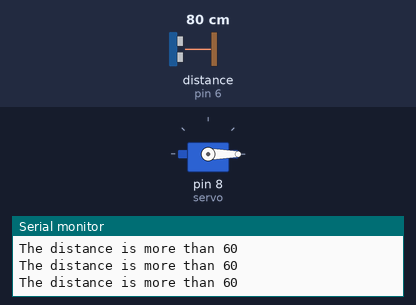
This sketch was run on a simulated Arduino Uno, built with avr-gcc and run on an emulated ATmega328P. Parts: servo, the last lines printed to the serial monitor. Wiring (inferred from the names in the program): ultrasonic range finder: trigger pin 7; echo pin 6. The inputs (shaded band) are chosen by the test bench; at power-on: distance to the obstacle (sensor on pin 6) 80 cm. The echo pulse lasts 58.3 µs per cm.

Above: at 1.3 s.
1.4 s: distance to the obstacle (sensor on pin 6) set to 7 cm
3.5 s: distance to the obstacle (sensor on pin 6) set to 4 cm
At 4.6 s:
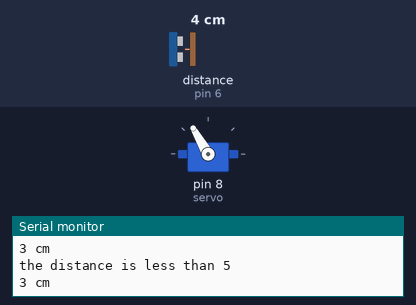
5.0 s: distance to the obstacle (sensor on pin 6) set to 9 cm
At 5.9 s:
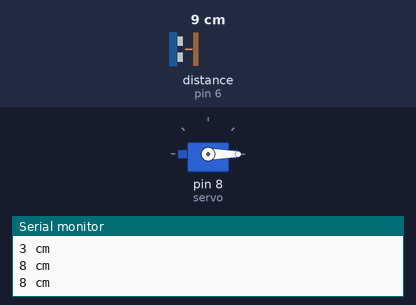
6.5 s: distance to the obstacle (sensor on pin 6) set to 2 cm
At 7.1 s:
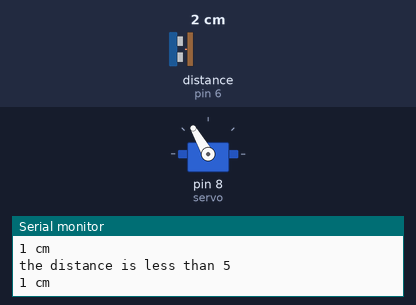
Timing chart, 0 to 9.0 s (numbered marks = the images above; inputs shaded):
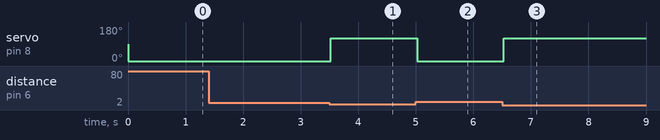

Measured:
- the behaviour switches between 6 and 5 cm on distance to the obstacle (sensor on pin 6) (found by bisection; images 0 and 1)
- after the input at 3.5 s, servo on pin 8 (servo): 0° → 120° at once
- after the input at 5.0 s, servo on pin 8 (servo): 120° → 0° at once
- after the input at 6.5 s, servo on pin 8 (servo): 0° → 120° at once

The sketch:

servomotor.ino
```cpp
#include <Servo.h>
#define trigPin 7

#define echoPin 6

Servo servo;

void setup()

{

Serial.begin (9600);

pinMode(trigPin, OUTPUT);

pinMode(echoPin, INPUT);

servo.attach(8);

}

void loop()

{

long duration, distance;

digitalWrite(trigPin, LOW);

delayMicroseconds(2);

digitalWrite(trigPin, HIGH);

delayMicroseconds(10);

digitalWrite(trigPin, LOW);

duration = pulseIn(echoPin, HIGH);

distance = (duration/2) / 29.1;

if (distance < 5)

{

Serial.println("the distance is less than 5");

servo.write(120);

}

else

{

servo.write(0);

}

if (distance > 60 || distance <= 0)

{

Serial.println("The distance is more than 60");

}

else

{

Serial.print(distance);

Serial.println(" cm");

}

delay(500);

}
```
